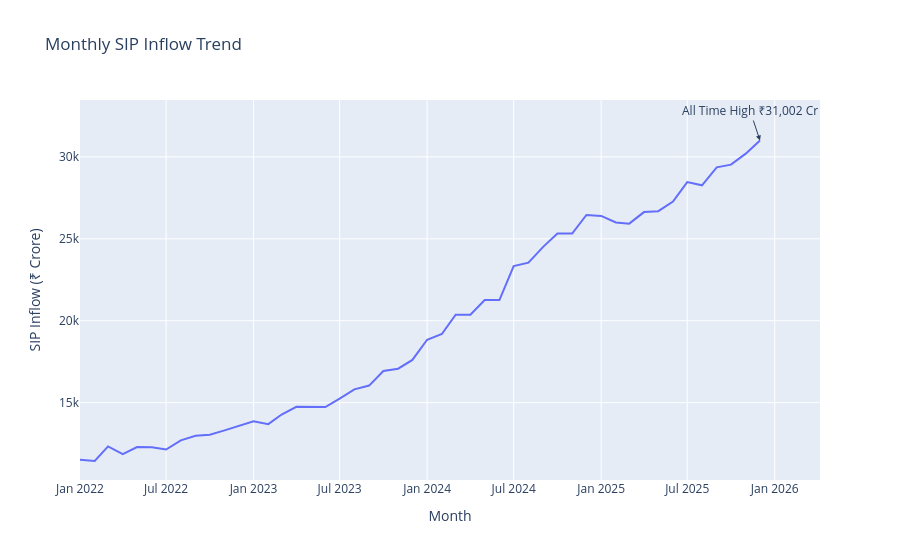

Here is the notebook cell this chart was saved with:
### Code cell
import plotly.express as px

# Convert month column to datetime
sip['month'] = pd.to_datetime(sip['month'])

# Create SIP inflow trend chart
fig = px.line(
    sip,
    x='month',
    y='sip_inflow_crore',
    title='Monthly SIP Inflow Trend',
    labels={
        'month': 'Month',
        'sip_inflow_crore': 'SIP Inflow (₹ Crore)'
    }
)

# Find highest SIP inflow
max_idx = sip['sip_inflow_crore'].idxmax()

# Add annotation
fig.add_annotation(
    x=sip.loc[max_idx, 'month'],
    y=sip.loc[max_idx, 'sip_inflow_crore'],
    text=f"All Time High ₹{sip.loc[max_idx, 'sip_inflow_crore']:,.0f} Cr",
    showarrow=True,
    arrowhead=2
)

# Show chart
fig.show()

# Save chart
fig.write_html("../reports/sip_inflow_trend.html")

print("SIP Trend Analysis Completed")
